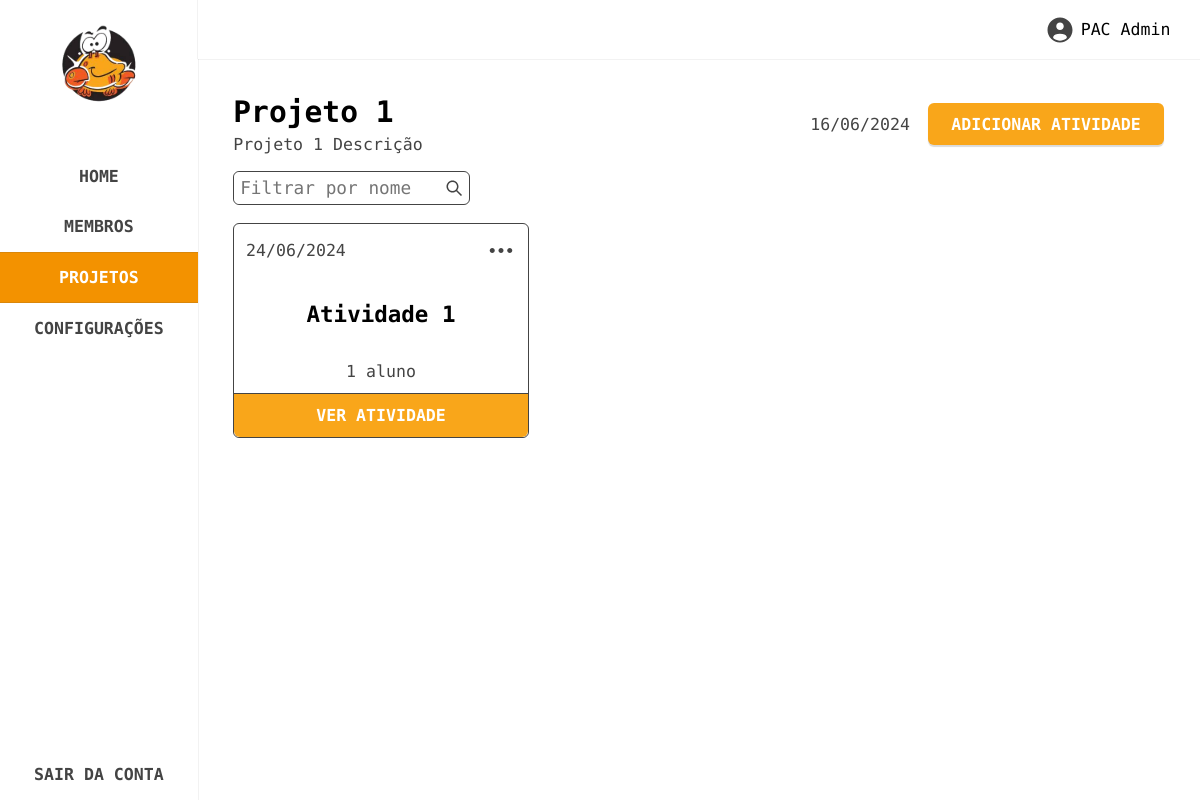
The page /projeto/projeto-1-1 (signed in) on the database its author committed.
### tables this page shows
CREATE TABLE IF NOT EXISTS `projects` (
  `id` bigint(100) NOT NULL AUTO_INCREMENT,
  `name` varchar(100) DEFAULT NULL,
  `slug` varchar(100) DEFAULT NULL,
  `description` varchar(300) DEFAULT NULL,
  `link` varchar(100) DEFAULT NULL,
  `date` date DEFAULT NULL,
  PRIMARY KEY (`id`)
);

CREATE TABLE IF NOT EXISTS `activities` (
  `id` bigint(20) NOT NULL AUTO_INCREMENT,
  `name` varchar(100) DEFAULT NULL,
  `slug` varchar(100) DEFAULT NULL,
  `link` varchar(100) DEFAULT NULL,
  `date` date DEFAULT NULL,
  `project_id` bigint(100) DEFAULT NULL,
  PRIMARY KEY (`id`)
);

### routes/routes.php (called while the page is built, shortened)
<?php
$route = isset($_GET['url']) ? $_GET['url'] : '';
function is_project_route($route) {
    return preg_match('/^projeto\/([a-zA-Z0-9-]+)$/', $route);
}
if (is_project_route($route)) {
    $file = './pages/project-single.php';
}
include $file;
?>

### controllers/projects.php (called while the page is built, shortened)
<?php
include_once __DIR__ . '/../config/config.php';
include_once __DIR__ . '/../db/db.php';
function get_project_info($slug) {
    global $connect;
    $query = "SELECT * FROM projects WHERE slug = ?";
    $stmt = $connect->prepare($query);
    $stmt->bind_param('s', $slug);
    $stmt->execute();
    $result = $stmt->get_result();
    if ($result->num_rows > 0) {
        return $result->fetch_assoc();
    } else {
        return null;
    }
}
?>

### controllers/users.php (called while the page is built, shortened)
<?php
include_once __DIR__ . '/../config/config.php';
include_once __DIR__ . '/../db/db.php';
function get_user_info($user_id, $fields = []) {
    global $connect;
    $field_list = implode(", ", $fields);
    $query = "SELECT $field_list FROM users WHERE id = ?";
    $stmt = $connect->prepare($query);
    $stmt->bind_param('i', $user_id);
    $stmt->execute();
    $result = [];
    $bind_result_args = [];
    foreach ($fields as $field) {
        $bind_result_args[] = &$result[$field];
    }
    call_user_func_array([$stmt, 'bind_result'], $bind_result_args);
    return $result;
}
?>

### config/config.php (called while the page is built, shortened)
<?php
function base_url($path) {
    return rtrim(BASE_URL, '/') . '/' . ltrim($path, '/');
}
?>

### controllers/activities.php (called while the page is built, shortened)
<?php
include_once __DIR__ . '/../config/config.php';
include_once __DIR__ . '/../db/db.php';
function get_all_activities($filter_name = '', $limit = 20, $offset = 0, $project_id = null) {
    global $connect;
    $query = "SELECT * FROM activities WHERE project_id = ?";
    $query .= " ORDER BY date DESC LIMIT ? OFFSET ?";
    $stmt = $connect->prepare($query);
    if (!empty($filter_name)) {
        $stmt->bind_param('isii', $project_id, $filter_name, $limit, $offset);
    } else {
        $stmt->bind_param('iii', $project_id, $limit, $offset);
    }
    $stmt->execute();
    $result = $stmt->get_result();
    $activities = [];
    while ($row = $result->fetch_assoc()) {
        $activities[] = $row;
    }
    return $activities;
}
function get_total_student_count_by_activity($activity_id, $filter_name) {
    global $connect;
    $filter_query = $filter_name ? "AND users.name LIKE ?" : "";
    $sql = "
        SELECT COUNT(*) as total
        FROM users
        JOIN student_activities ON users.id = student_activities.user_id
        WHERE student_activities.activity_id = ? $filter_query
    ";
    $stmt = $connect->prepare($sql);
    if ($filter_name) {
        $filter_name_param = '%' . $filter_name . '%';
        $stmt->bind_param("is", $activity_id, $filter_name_param);
    } else {
        $stmt->bind_param("i", $activity_id);
    }
    $stmt->execute();
    $result = $stmt->get_result();
    $row = $result->fetch_assoc();
    return $row['total'];
}
?>

### pages/project-single.php (the view, shortened to what this page needs)
<?php
include_once __DIR__ . '/../controllers/users.php';
include_once __DIR__ . '/../controllers/projects.php';
include_once __DIR__ . '/../controllers/activities.php';
$user_id = $_COOKIE['user_id'];
$user_info = get_user_info($user_id, ['name', 'role', 'approved']);
$role = $user_info['role'];
$is_approved = $user_info['approved'];
$filter_name = isset($_GET['name']) ? $_GET['name'] : '';
$page = isset($_GET['page']) ? intval($_GET['page']) : 1;
$limit = 20;
$offset = ($page - 1) * $limit;
$slug = isset($_GET['slug']) ? $_GET['slug'] : '';
$project_info = get_project_info($slug);
$project_slug = $project_info['slug'];
$project_id = $project_info['id'];
$activities = get_all_activities($filter_name, $limit, $offset, $project_id);
?>
<section class="project-single" data-page="projects">
    <?php include __DIR__ . '/../partials/sidebar.php'; ?>
    <div class="main">
        <?php include __DIR__ . '/../partials/topbar.php'; ?>
        <div class="content">
            <div class="header">
                <span>
                    <h3><?= $project_info['name'] ?></h3>
                    <p><?= $project_info['description'] ?></p>
                </span>
                <span>
                    <?php
                        $date = new DateTime($project_info['date']);
                        $formatted_date = $date->format('d/m/Y');
                    ?>
                    <p><?= $formatted_date ?></p>
                    <?php if(intval($role) == 1 || (intval($role) == 2 && $is_approved == 1)): ?>
                        <button class="create-activity">ADICIONAR ATIVIDADE</button>
                    <?php endif; ?>
                </span>
            </div>
            <div class="filter">
                <form action="" method="GET" id="filter-activity-form">
                    <div class="input">
                        <input id="filter-activity-name" type="text" name="name" placeholder="Filtrar por nome" value="<?= htmlspecialchars($filter_name) ?>">
                        <button type="submit">
                            <img src="<?= base_url('assets/images/svg/search.svg') ?>" alt="search">
                        </button>
                    </div>
                </form>
            </div>
            <div class="cards">
                <?php if(count($activities) > 0): ?>
                    <?php foreach($activities as $activity): ?>
                        <?php
                            $date = new DateTime($activity['date']);
                            $formatted_date = $date->format('d/m/Y');
                        ?>
                        <div class="card" data-id="<?= $activity['id'] ?>">
                            <div class="top">
                                <p><?= $formatted_date ?></p>
                                <?php if (intval($role) == 1 || (intval($role) == 2 && $is_approved == 1)): ?>
                                    <button class="options-btn">
                                        <img src="<?= base_url('assets/images/svg/dots.svg') ?>" alt="dots">
                                    </button>
                                <?php endif; ?>
                            </div>
                            <div class="mid">
                                <h4><?= $activity['name'] ?></h4>
                            </div>
                            <div class="bottom">
                                <?php
                                    $count_students = get_total_student_count_by_activity($activity['id'], null);
                                ?>
                                <p>
                                    <?php if ($count_students > 0): ?>
                                        <?= $count_students . ($count_students > 1 ? ' alunos' : ' aluno'); ?>
                                    <?php else: ?>
                                        Nenhum aluno
                                    <?php endif; ?>
                                </p>
                            </div>
                            <a href="<?= base_url('/projeto/' . $project_slug . '/' . $activity['slug']) ?>" class="see-activity">VER ATIVIDADE</a>
                        </div>
                    <?php endforeach; ?>
                <?php else: ?>
                    <p class="not-found">Nenhuma atividade encontrada.</p>
                <?php endif; ?>
            </div>
        </div>
    </div>
</section>

### rows shown on the page
projects: name "Projeto 1", description "Projeto 1 Descrição", date "16/06/2024"
activities: date "24/06/2024", name "Atividade 1", count_students "1", shows "aluno"

### other values the page prints
$user_info['name'] "PAC Admin"
